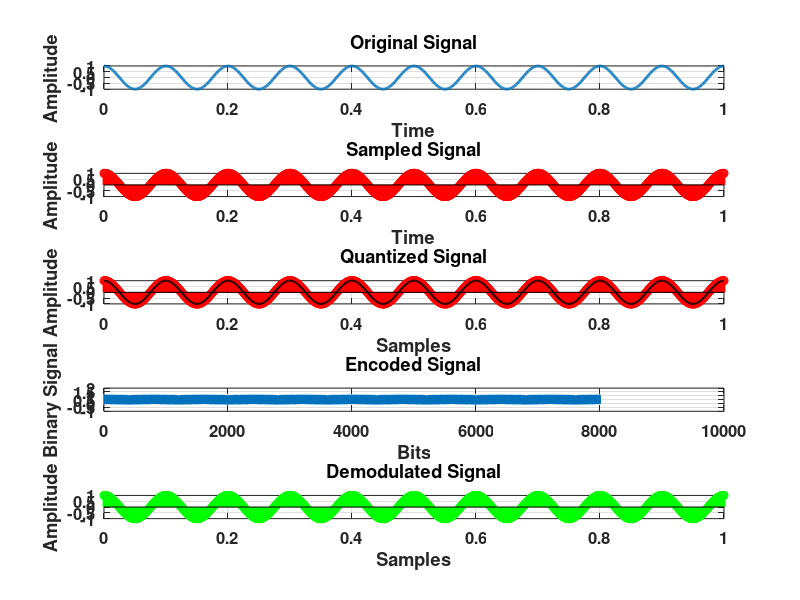

Write MATLAB code to recreate this figure.
clc;
clear;
close all;

% Parameters
fm = 10; % Frequency
n = 8; % Number of bits 
A = 1;  % Amplitude
t = 0:0.001:1;  % Time vector for continuous signal
x = A * cos(2 * pi * fm * t);  % Original signal

% Sampling
fs = 100 * fm;  % Sampling frequency
ts = 0:1/fs:1;  % Time vector for sampled signal
xs = A * cos(2 * pi * fm * ts);  % Sampled signal

% Quantization
x1 = xs + A;  % Shifting the signal to make it positive
x1 = x1 / (2 * A);  % Normalizing the signal to range [0, 1]
L = (2^n) - 1;  % Number of quantization levels
x1 = L * x1;  % Mapping to quantization levels
xq = round(x1);  % Quantized values

% Encoding
y = [];  % Initialize encoded signal array
for i = 1:length(xq)
    d = dec2bin(xq(i), n);  % Convert to binary
    y = [y, double(d) - 48];  % Convert characters to numbers and append
end

% Demodulation (Decoding)
decoded = zeros(1, length(xq));  % Initialize decoded array
index = 1; 
for i = 1:n:length(y)  % Increment by n bits each time
    bits = y(i:i+n-1);  % Extract the corresponding n bits
    decoded(index) = bin2dec(num2str(bits));  % Convert binary to decimal
    index = index + 1;  % Move to the next position in decoded array
end

decoded = (decoded / L) * (2 * A) - A;  % Rescale decoded values


% Plotting
figure;

% Subplot 1: Original Signal
subplot(5, 1, 1);
plot(t, x, 'LineWidth', 2);
title('Original Signal');
xlabel('Time');
ylabel('Amplitude');
set(gca, 'FontSize', 12, 'FontWeight', 'bold');
grid on;

% Subplot 2: Sampled Signal
subplot(5, 1, 2);
stem(ts, xs, 'r', 'LineWidth', 2);
title('Sampled Signal');
xlabel('Time');
ylabel('Amplitude');
set(gca, 'FontSize', 12, 'FontWeight', 'bold');
grid on;

% Subplot 3: Quantized Signal
subplot(5, 1, 3);
stem(ts, xq / L * (2 * A) - A, 'r', 'LineWidth', 2); hold on;
plot(ts, xq / L * (2 * A) - A, '-k', 'LineWidth', 1.5); 
hold off;
title('Quantized Signal');
xlabel('Samples');
ylabel('Amplitude');
set(gca, 'FontSize', 12, 'FontWeight', 'bold');
grid on;

% Subplot 4: Encoded Signal
subplot(5, 1, 4);
stairs(y, 'LineWidth', 2);
title('Encoded Signal');
xlabel('Bits');
ylabel('Binary Signal');
ylim([-1 2]);
set(gca, 'FontSize', 12, 'FontWeight', 'bold');
grid on;

% Subplot 5: Demodulated Signal
subplot(5, 1, 5);
stem(ts, decoded, 'g', 'LineWidth', 2);
title('Demodulated Signal');
xlabel('Samples');
ylabel('Amplitude');
set(gca, 'FontSize', 12, 'FontWeight', 'bold');
grid on;
